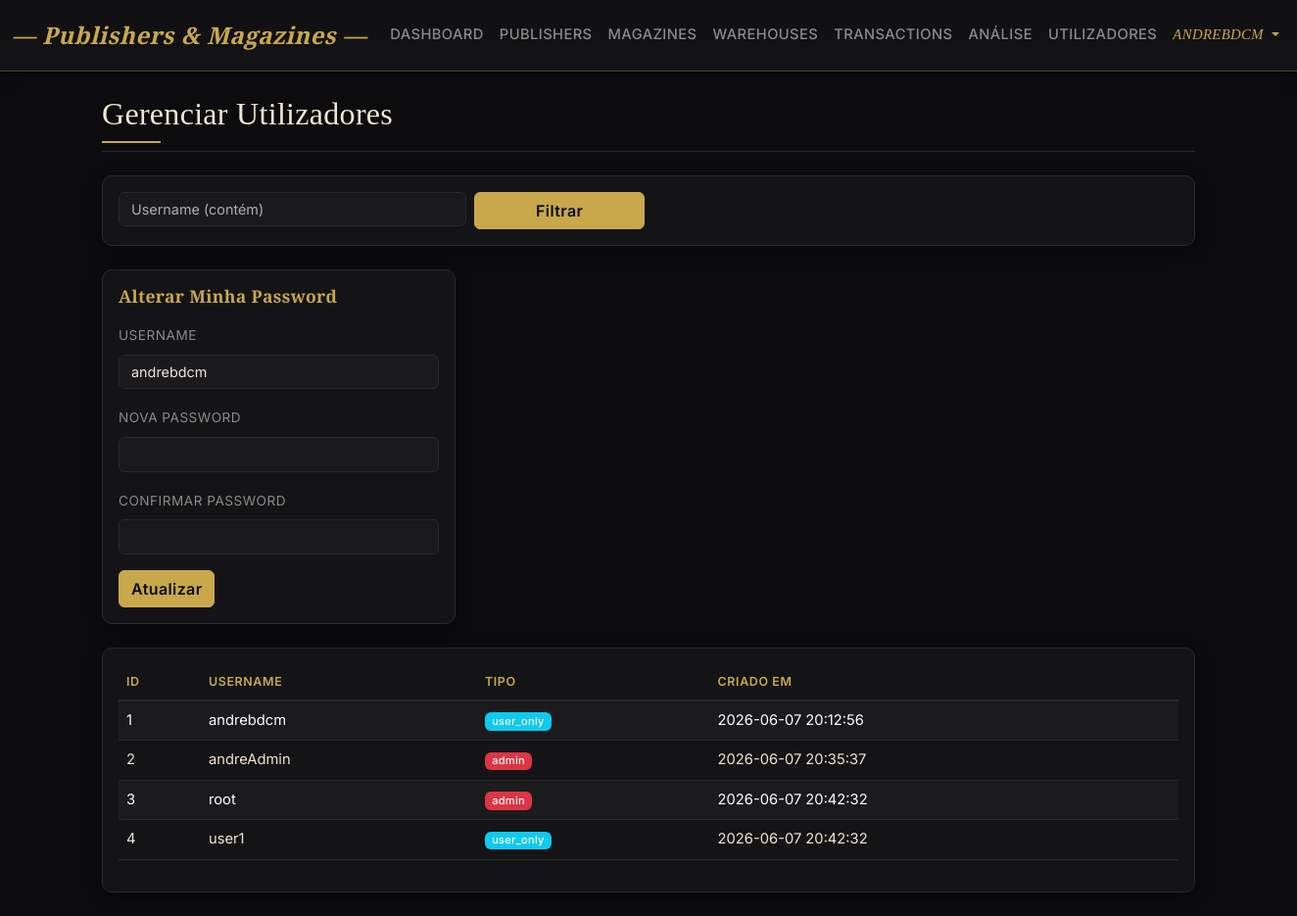
The app's page /users (signed in) with its own data.
### tables this page shows
CREATE TABLE users (
            user_id INTEGER PRIMARY KEY AUTOINCREMENT,
            username TEXT UNIQUE NOT NULL,
            password_hash TEXT NOT NULL,
            created_at TEXT DEFAULT CURRENT_TIMESTAMP
        , usergroup TEXT DEFAULT 'user_only');

### flask_app.py (the view, shortened to what this page needs)
@app.route("/users", methods=["GET", "POST"])
@login_required
def users():
    f_user = request.args.get("f_user", "").strip()
    query = "SELECT user_id, username, usergroup, created_at FROM users WHERE 1=1"
    params = []
    if f_user:
        query += " AND username LIKE ?"
        params.append(f"%{f_user}%")
    query += " ORDER BY user_id"
    df = query_df(query, params)
    return render_template("users.html", rows=df.to_dict("records"), f_user=f_user, current_user=current_user)

### flask_app.py (called while the page is built)
def get_conn():
    return sqlite3.connect(str(DB_PATH))

def query_df(query, params=()):
    conn = get_conn()
    df = pd.read_sql_query(query, conn, params=params)
    conn.close()
    return df

@login_manager.user_loader
def load_user(user_id):
    conn = get_conn()
    cur = conn.cursor()
    cur.execute("SELECT user_id, username, usergroup FROM users WHERE user_id = ?", (user_id,))
    row = cur.fetchone()
    conn.close()
    if row:
        return User(row[0], row[1], row[2])
    return None

    def is_admin(self):
        return self.usergroup == 'admin'

### templates/users.html (shortened to what this page needs)
{% extends "base.html" %}
{% block content %}
<h2 class="mb-4">Gerenciar Utilizadores</h2>
<div class="card p-3 mb-4">
    <form method="get" class="row g-2">
        <div class="col-md-4">
            <input type="text" name="f_user" class="form-control" placeholder="Username (contém)" value="{{ f_user }}">
        </div>
        <div class="col-md-2">
            <button type="submit" class="btn btn-primary w-100">Filtrar</button>
        </div>
    </form>
</div>
<div class="row g-3 mb-4">
    <div class="col-md-4">
        <div class="card p-3">
            <h5>{% if current_user.is_admin() %}Atualizar Password{% else %}Alterar Minha Password{% endif %}</h5>
            <form method="post">
                <div class="mb-3">
                    <label class="form-label">Username</label>
                    {% if current_user.is_admin() %}
                    <input type="text" name="username" class="form-control" placeholder="Username a atualizar" required>
                    {% else %}
                    <input type="text" name="username" class="form-control" value="{{ current_user.username }}" readonly>
                    {% endif %}
                </div>
                <div class="mb-3">
                    <label class="form-label">Nova Password</label>
                    <input type="password" name="password" class="form-control" required>
                </div>
                <div class="mb-3">
                    <label class="form-label">Confirmar Password</label>
                    <input type="password" name="password2" class="form-control" required>
                </div>
                <button type="submit" class="btn btn-primary">Atualizar</button>
            </form>
        </div>
    </div>
</div>
<div class="card p-3">
    <div class="table-responsive">
        <table class="table table-striped">
            <thead><tr><th>ID</th><th>Username</th><th>Tipo</th><th>Criado em</th></tr></thead>
            <tbody>
                {% for row in rows %}
                <tr>
                    <td>{{ row.user_id }}</td>
                    <td>{{ row.username }}</td>
                    <td><span class="badge {% if row.usergroup == 'admin' %}bg-danger{% else %}bg-info{% endif %}">{{ row.usergroup }}</span></td>
                    <td>{{ row.created_at }}</td>
                </tr>
                {% endfor %}
            </tbody>
        </table>
    </div>
</div>
{% endblock %}

### templates/base.html (shortened to what this page needs)
<!DOCTYPE html>
<html lang="pt" data-bs-theme="dark">
<head>
    <link href="https://cdn.jsdelivr.net/npm/bootstrap@5.3.2/dist/css/bootstrap.min.css" rel="stylesheet">
    <link href="{{ url_for('static', filename='css/style.css') }}" rel="stylesheet">
</head>
<body>
    <nav class="navbar navbar-expand-lg">
        <div class="container-fluid">
            <a class="navbar-brand" href="{{ url_for('dashboard') }}">&mdash; Publishers & Magazines &mdash;</a>
            <div class="collapse navbar-collapse" id="navMenu">
                <ul class="navbar-nav me-auto">
                    <li class="nav-item"><a class="nav-link" href="{{ url_for('dashboard') }}">Dashboard</a></li>
                    <li class="nav-item"><a class="nav-link" href="{{ url_for('publishers') }}">Publishers</a></li>
                    <li class="nav-item"><a class="nav-link" href="{{ url_for('magazines') }}">Magazines</a></li>
                    <li class="nav-item"><a class="nav-link" href="{{ url_for('warehouses') }}">Warehouses</a></li>
                    <li class="nav-item"><a class="nav-link" href="{{ url_for('transactions') }}">Transactions</a></li>
                    <li class="nav-item"><a class="nav-link" href="{{ url_for('analysis') }}">Análise</a></li>
                    {% if current_user.is_authenticated %}
                    <li class="nav-item"><a class="nav-link" href="{{ url_for('users') }}">Utilizadores</a></li>
                    {% endif %}
                </ul>
                <ul class="navbar-nav">
                    {% if current_user.is_authenticated %}
                    <li class="nav-item dropdown">
                        <a class="nav-link dropdown-toggle" href="#" id="userDropdown" role="button" data-bs-toggle="dropdown" style="color: var(--accent-gold) !important; font-family: var(--font-serif); font-style: italic;">
                            {{ current_user.username }}
                        </a>
                    </li>
                    {% else %}
                    <li class="nav-item"><a class="nav-link" href="{{ url_for('login') }}">Login</a></li>
                    <li class="nav-item"><a class="nav-link" href="{{ url_for('register') }}">Registar</a></li>
                    {% endif %}
                </ul>
            </div>
        </div>
    </nav>
    <div class="container py-4">
        {% block content %}{% endblock %}
    </div>
</body>
</html>

### static/css/style.css (style rules this page uses)
:root { --bg-body: #0c0c0e; --bg-card: #141416; --bg-elevated: #1a1a1d; --border-subtle: #2a2a2e; --border-gold: rgba(201, 168, 76, 0.35); --text-primary: #f0e6d2; --text-secondary: #8a8a8a; --accent-gold: #c9a84c; --accent-gold-hover: #ddb660; --accent-teal: #2dd4bf; --accent-coral: #e07a5f; --accent-sage: #81b29a; --font-serif: 'Playfair Display', Georgia, serif; --font-sans: 'Inter', system-ui, sans-serif; }
body { background-color: var(--bg-body); color: var(--text-primary); font-family: var(--font-sans); line-height: 1.6; }
h1, h2, h3, h4, h5, h6, .h1, .h2, .h3, .h4, .h5, .h6 { font-family: var(--font-serif); color: var(--text-primary); letter-spacing: 0.3px; }
h2 { border-bottom: 1px solid var(--border-subtle); padding-bottom: 0.5rem; margin-bottom: 1.5rem; }
h2::after { content: ''; display: block; width: 60px; height: 2px; background: var(--accent-gold); margin-top: 0.5rem; }
.navbar { background: linear-gradient(180deg, #0f0f12 0%, #141416 100%); border-bottom: 1px solid var(--border-gold); box-shadow: 0 2px 12px rgba(0, 0, 0, 0.5); padding-top: 0.75rem; padding-bottom: 0.75rem; }
.navbar-brand { font-family: var(--font-serif); font-size: 1.5rem; font-weight: 600; font-style: italic; color: var(--accent-gold) !important; letter-spacing: 0.5px; }
.nav-link { color: var(--text-secondary) !important; font-weight: 500; font-size: 0.92rem; letter-spacing: 0.4px; text-transform: uppercase; transition: color 0.2s ease; }
.card { background-color: var(--bg-card); border: 1px solid var(--border-subtle); border-radius: 10px; box-shadow: 0 4px 16px rgba(0, 0, 0, 0.4); transition: transform 0.2s ease, box-shadow 0.2s ease, border-color 0.2s ease; }
.card h5 { font-family: var(--font-serif); font-weight: 600; color: var(--accent-gold); margin-bottom: 1rem; font-size: 1.1rem; }
.table { --bs-table-bg: transparent; --bs-table-color: var(--text-primary); --bs-table-border-color: var(--border-subtle); --bs-table-striped-bg: rgba(255, 255, 255, 0.03); --bs-table-hover-bg: rgba(201, 168, 76, 0.06); font-size: 0.92rem; }
.table thead th { font-family: var(--font-sans); text-transform: uppercase; font-size: 0.78rem; letter-spacing: 0.6px; color: var(--accent-gold); border-bottom: 2px solid var(--border-subtle); font-weight: 600; }
.form-control, .form-select { background-color: var(--bg-elevated); border: 1px solid var(--border-subtle); color: var(--text-primary); font-size: 0.9rem; }
.form-label { color: var(--text-secondary); font-size: 0.85rem; text-transform: uppercase; letter-spacing: 0.5px; }
.btn-primary { background-color: var(--accent-gold); border-color: var(--accent-gold); color: #0c0c0e; font-weight: 600; letter-spacing: 0.4px; }
a { color: var(--accent-teal); text-decoration: none; transition: color 0.2s ease; }
.badge { font-family: var(--font-sans); font-weight: 500; letter-spacing: 0.3px; }

### records on screen
users: username "ANDREBDCM", username "andrebdcm", user_id "1", usergroup "user_only", created_at "2026-06-07 20:12:56"
users: user_id "2", username "andreAdmin", usergroup "admin", created_at "2026-06-07 20:35:37"
users: user_id "3", username "root", usergroup "admin", created_at "2026-06-07 20:42:32"
users: user_id "4", username "user1", usergroup "user_only", created_at "2026-06-07 20:42:32"
